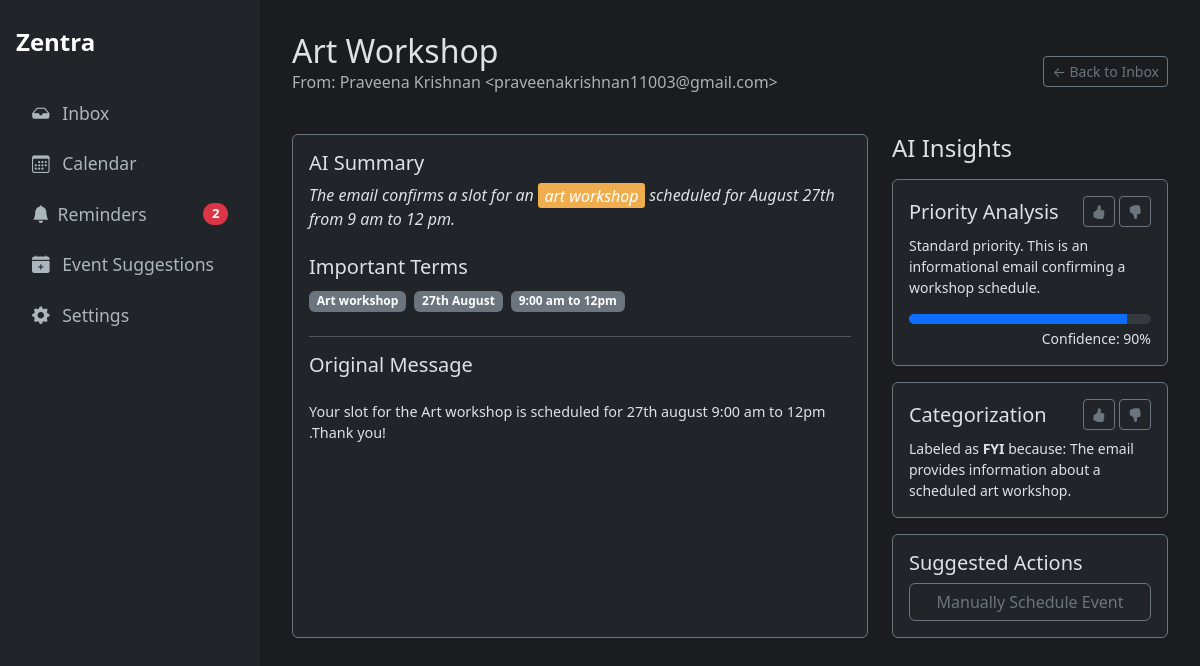
Before: /classification/6 with the older database file.
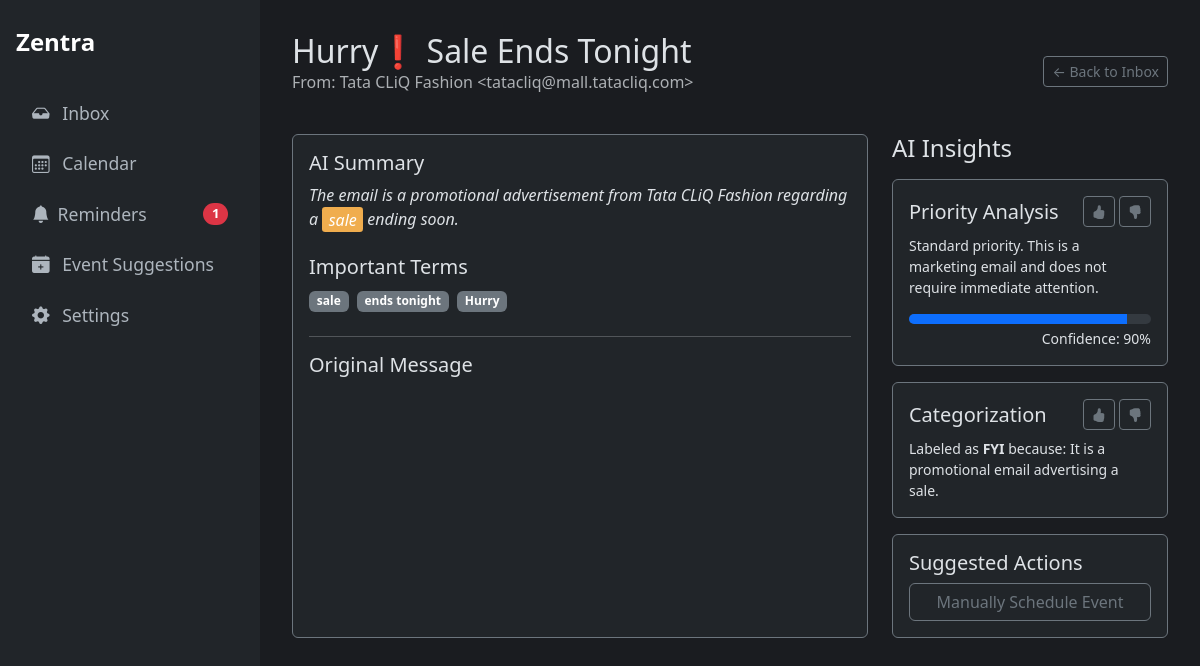
After: the same page with the newer database file.
### tables this page shows
CREATE TABLE classifications (
    id INTEGER PRIMARY KEY AUTOINCREMENT,
    gmail_message_id TEXT UNIQUE NOT NULL, -- NEW: Added unique message ID
    created_at TIMESTAMP NOT NULL DEFAULT CURRENT_TIMESTAMP,
    subject TEXT NOT NULL,
    sender TEXT NOT NULL,
    body TEXT,
    category TEXT,
    confidence REAL,
    priority_analysis TEXT,
    category_reason TEXT,
    summary TEXT,
    important_terms TEXT,
    response_draft TEXT
);

### Oauth.py (the view)
@app.route("/classification/<int:classification_id>")
def classification_detail_view(classification_id):
    classification = database.get_classification_by_id(classification_id)
    if not classification: return "Classification not found", 404
    suggestion = database.get_suggestion_by_classification_id(classification_id)
    summary = classification['summary']
    if classification['important_terms']:
        terms = [term.strip() for term in classification['important_terms'].split(',')]
        for term in terms:
            if term:
                summary = re.sub(f'({re.escape(term)})', r'<span class="highlight">\1</span>', summary, flags=re.IGNORECASE)
    return render_template("detail.html", classification=classification, highlighted_summary=summary, suggestion=suggestion)

### Oauth.py (called while the page is built)
@app.context_processor
def inject_counts():
    pending_reminders_count = database.get_pending_reminders_count()
    return dict(pending_reminders_count=pending_reminders_count)

### database.py (called while the page is built)
def get_db_connection():
    conn = sqlite3.connect(DATABASE_FILE, timeout=10)
    conn.row_factory = sqlite3.Row
    return conn

def get_classification_by_id(classification_id):
    conn = get_db_connection()
    classification = conn.execute(
        'SELECT * FROM classifications WHERE id = ?', (classification_id,)
    ).fetchone()
    conn.close()
    return classification

def get_suggestion_by_classification_id(classification_id):
    conn = get_db_connection()
    suggestion = conn.execute(
        "SELECT * FROM suggested_events WHERE source_email_id = ? AND status = 'pending'",
        (classification_id,)
    ).fetchone()
    conn.close()
    return suggestion

def get_pending_reminders_count():
    conn = get_db_connection()
    count = conn.execute(
        "SELECT COUNT(id) FROM reminders WHERE status = 'active'"
    ).fetchone()[0]
    conn.close()
    return count

### templates/detail.html (shortened to what this page needs)
{% extends "layout.html" %}
{% block content %}
<div class="mb-4 d-flex justify-content-between align-items-center">
  <div>
    <h1 class="h2 mb-0">{{ classification.subject }}</h1>
    <p class="text-muted">From: {{ classification.sender }}</p>
  </div>
  <a href="/recent_classified" class="btn btn-sm btn-outline-secondary">&larr; Back to Inbox</a>
</div>
<div class="row g-4">
  <div class="col-md-8">
    <div class="card bg-dark border-secondary h-100">
      <div class="card-body">
        <h5 class="card-title">AI Summary</h5>
        <p class="card-text fst-italic">
          {{ highlighted_summary | safe }}
        </p>
        {% if classification.important_terms %}
        <h5 class="card-title mt-4">Important Terms</h5>
        <div class="mb-4">
            {% for term in classification.important_terms.split(',') %}
                {% if term.strip() %}
                    <span class="badge bg-secondary me-1">{{ term.strip() }}</span>
                {% endif %}
            {% endfor %}
        </div>
        {% endif %}
        <hr>
        <h5 class="card-title mb-4">Original Message</h5>
        <pre style="white-space: pre-wrap; font-family: inherit; font-size: 0.9rem;">{{ classification.body }}</pre>
      </div>
    </div>
  </div>
  <div class="col-md-4">
    <h4 class="mb-3">AI Insights</h4>
    <div class="card bg-dark border-secondary mb-3">
      <div class="card-body">
        <div class="d-flex justify-content-between align-items-center mb-2">
          <h5 class="card-title mb-0">Priority Analysis</h5>
          <div>
            <a href="#" class="btn btn-sm btn-outline-secondary"><i class="bi bi-hand-thumbs-up-fill"></i></a>
            <a href="#" class="btn btn-sm btn-outline-secondary"><i class="bi bi-hand-thumbs-down-fill"></i></a>
          </div>
        </div>
        <p class="card-text small">{{ classification.priority_analysis }}</p>
        <div class="progress" role="progressbar" style="height: 10px;">
          <div class="progress-bar" style="width: {{ (classification.confidence|float) * 100 }}%"></div>
        </div>
        <div class="text-end small mt-1">Confidence: {{ "%.0f"|format((classification.confidence|float) * 100) }}%</div>
      </div>
    </div>
    <div class="card bg-dark border-secondary mb-3">
      <div class="card-body">
        <div class="d-flex justify-content-between align-items-center mb-2">
          <h5 class="card-title mb-0">Categorization</h5>
          <div>
            <a href="#" class="btn btn-sm btn-outline-secondary"><i class="bi bi-hand-thumbs-up-fill"></i></a>
            <a href="#" class="btn btn-sm btn-outline-secondary"><i class="bi bi-hand-thumbs-down-fill"></i></a>
          </div>
        </div>
        <p class="card-text small">Labeled as <strong>{{ classification.category }}</strong> because: {{ classification.category_reason }}</p>
      </div>
    </div>
    <div class="card bg-dark border-secondary">
      <div class="card-body">
        <h5 class="card-title">Suggested Actions</h5>
        <div class="d-grid gap-2">
          {% if suggestion %}
            <button id="scheduleBtn" class="btn btn-outline-secondary" type="button"
                    data-suggestion-id="{{ suggestion.id }}"
                    data-bs-toggle="modal" data-bs-target="#scheduleModal">
              AI-Suggested Event Found
            </button>
          {% else %}
            <button class="btn btn-outline-secondary" type="button" data-bs-toggle="modal" data-bs-target="#manualScheduleModal">
              Manually Schedule Event
            </button>
          {% endif %}
        </div>
      </div>
    </div>
  </div>
</div>
{% endblock %}

Changed rows visible on the page:
changed classifications "FYI": subject "Art Workshop" → "Hurry❗ Sale Ends Tonight"; sender "Praveena Krishnan <praveenakrishnan11003@gmail.com>" → "Tata CLiQ Fashion <tatacliq@mall.tatacliq.com>"; priority_analysis "Standard priority. This is an informational email confirming a workshop schedule." → "Standard priority. This is a marketing email and does not require immediate attention."; category_reason "The email provides information about a scheduled art workshop." → "It is a promotional email advertising a sale."; subject "The email confirms a slot for an art workshop scheduled for August 27th from 9 am to 12 pm." → (not shown); body "Your slot for the Art workshop is scheduled for 27th august 9:00 am to 12pm .Thank you!" → (not shown)
Other visible differences:
{{ pending_reminders_count }}: "2" → "1"
{{ highlighted_summary | safe }}: (not shown) → "The email is a promotional advertisement from Tata CLiQ Fashion regarding a sale ending soon."
new list line: "sale"
new list line: "ends tonight"
new list line: "Hurry"
list line gone: "Art workshop"
list line gone: "27th August"
list line gone: "9:00 am to 12pm"
